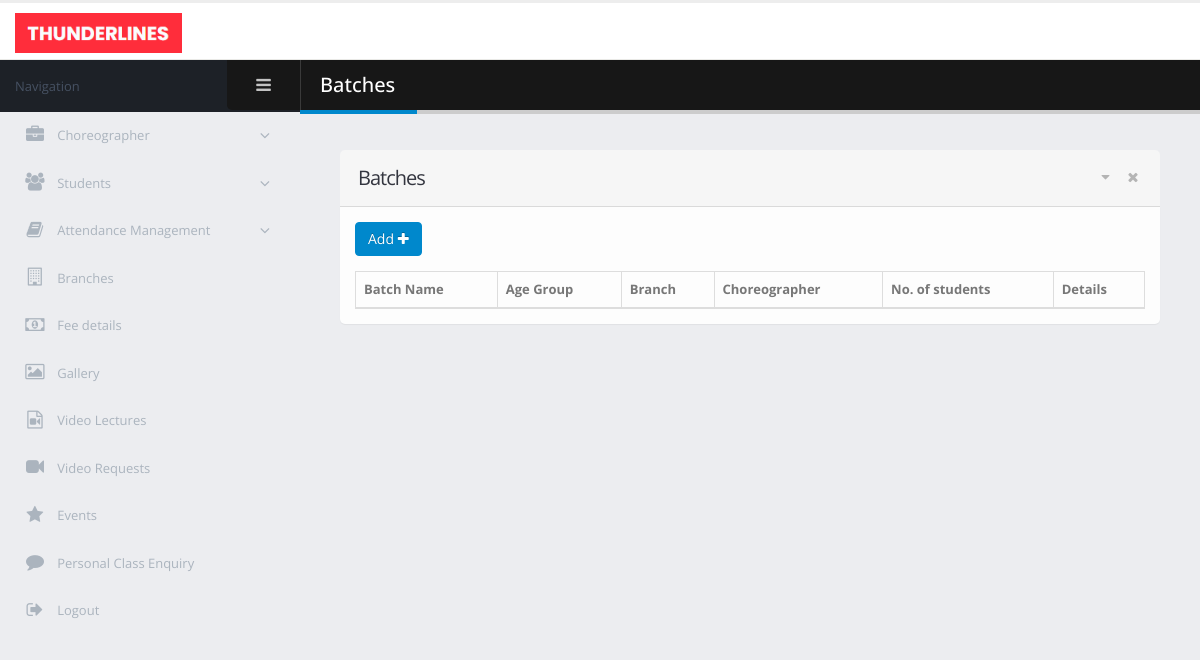
Before: /admin/batches.php with the older database file.
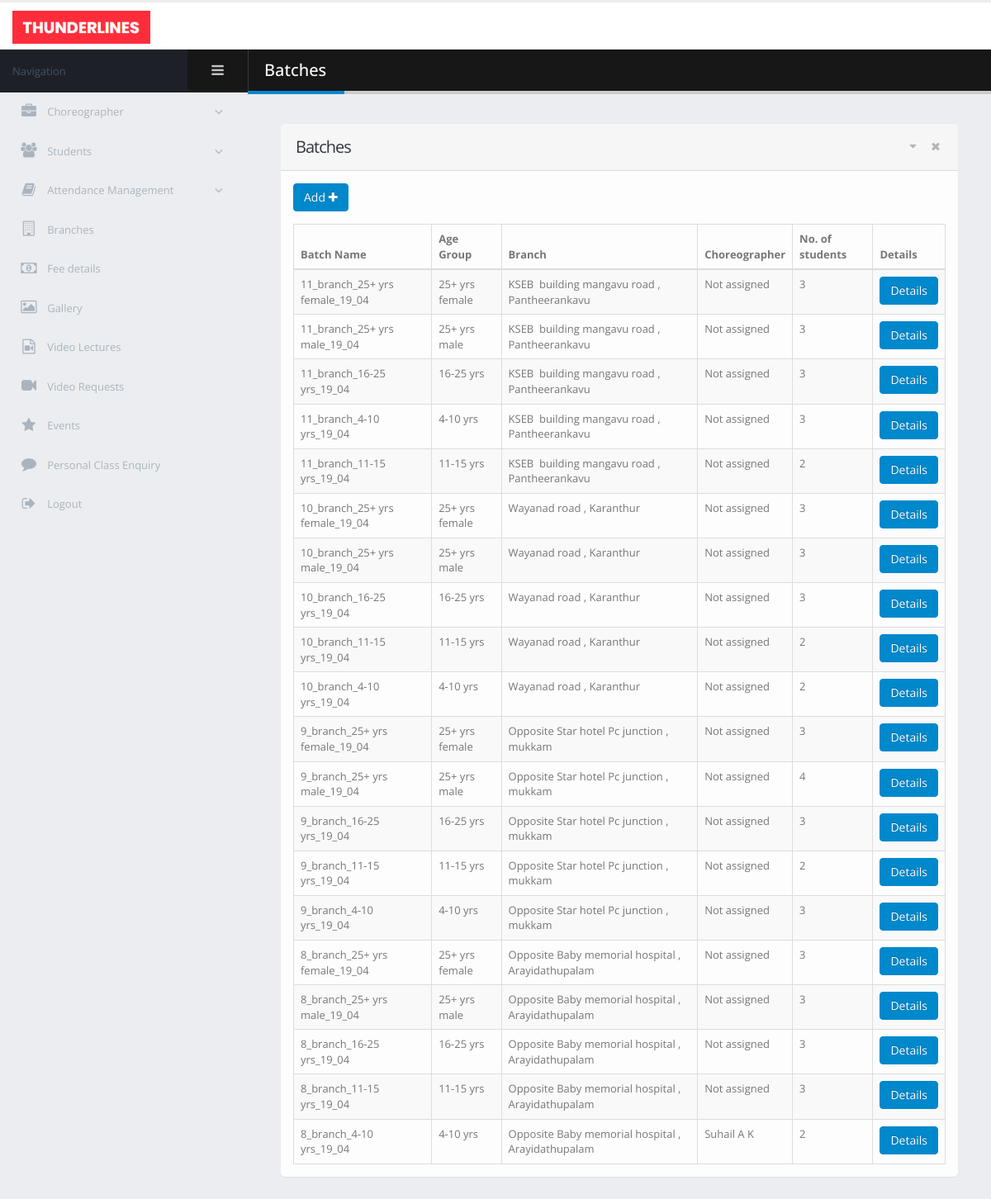
After: the same page with the newer database file.
### tables this page shows
CREATE TABLE `batch` (
  `batch_id` int(11) NOT NULL,
  `batch_name` varchar(40) NOT NULL,
  `batch_age_grp` varchar(35) NOT NULL,
  `branch_id` int(11) NOT NULL,
  `choreographer_id` int(11) DEFAULT 0
);

CREATE TABLE `branch` (
  `branch_id` int(11) NOT NULL,
  `branch_landmark` varchar(40) NOT NULL,
  `branch_pincode` int(11) NOT NULL,
  `branch_place` varchar(30) NOT NULL,
  `branch_dst` varchar(50) NOT NULL
);

CREATE TABLE `choreographer` (
  `choreographer_id` int(11) NOT NULL,
  `choreographer_name` varchar(50) NOT NULL,
  `choreographer_dob` date NOT NULL,
  `address` varchar(40) NOT NULL,
  `place` varchar(30) NOT NULL,
  `pincode` int(11) NOT NULL,
  `district` varchar(25) NOT NULL,
  `mobile` bigint(12) NOT NULL,
  `email` varchar(25) NOT NULL,
  `sallary` int(11) NOT NULL,
  `qualification` varchar(20) NOT NULL
);

### admin/batches.php (the view, shortened to what the changed rows need)
<!doctype html>
<html class="fixed">
	<head>
		<link rel="stylesheet" href="assets/vendor/bootstrap/css/bootstrap.css" />
		<link rel="stylesheet" href="assets/vendor/font-awesome/css/font-awesome.css" />
		<link rel="stylesheet" href="assets/vendor/magnific-popup/magnific-popup.css" />
		<link rel="stylesheet" href="assets/vendor/bootstrap-datepicker/css/bootstrap-datepicker3.css" />
		<link rel="stylesheet" href="assets/vendor/jquery-ui/jquery-ui.css" />
		<link rel="stylesheet" href="assets/vendor/jquery-ui/jquery-ui.theme.css" />
		<link rel="stylesheet" href="assets/vendor/bootstrap-multiselect/bootstrap-multiselect.css" />
		<link rel="stylesheet" href="assets/vendor/morris.js/morris.css" />
		<link rel="stylesheet" href="assets/stylesheets/theme.css" />
		<link rel="stylesheet" href="assets/stylesheets/skins/default.css" />
		<link rel="stylesheet" href="assets/stylesheets/theme-custom.css">
	</head>
	<body>
		<section class="body">
			<div class="inner-wrapper">
                <section role="main" class="content-body">
                    <header class="page-header">
                        <h2>Batches</h2>
                    </header>
                    <section class="panel">
                        <header class="panel-heading">
                            <h2 class="panel-title">Batches</h2>
                        </header>
                        <div class="panel-body">
                            <table class="table table-bordered table-striped mb-none" id="tester_table">
                                <thead>
                                <tr>
                                    <th>Batch Name</th>
                                    <th>Age Group</th>
                                    <th>Branch</th>
				                    <th>Choreographer</th>
				                    <th>No. of students</th>
				                    <th>Details</th>
                                </tr>
                                </thead>
                                <tbody>
                                <?php
                                $server_name = "localhost";
                                $user_name = "root";
                                $password = "";
                                $database = "dance-academy";
                                $conn = new mysqli($server_name, $user_name, $password, $database);
                                $batch_sel = "select batch_id, batch_name, batch_age_grp, branch_id, choreographer_id from batch order by batch_id desc";
                                $res = $conn->query($batch_sel);
                                while ($row = $res->fetch_array())
                                {
                                    echo "<tr>";
                                    echo "<td>$row[1]</td>";
                                    echo "<td>$row[2]</td>";
                                    $branch_sel = "select branch_landmark, branch_place from branch where branch_id='$row[3]'";
                                    $branch_res = mysqli_query($conn, $branch_sel);
                                    while ($row_branch = $branch_res->fetch_array())
                                    {
                                        echo "<td>$row_branch[0] , $row_branch[1]</td>";
                                    }
                                    if ($row[4]==0)
                                    {
                                        echo "<td>Not assigned</td>";
                                    }
                                    else
                                    {
                                        $choreo_sel = "select choreographer_name from choreographer where choreographer_id = '$row[4]'";
                                        $chore_res = $conn->query($choreo_sel);
                                        while ($choreo_row = $chore_res->fetch_array())
                                        {
                                            echo "<td>$choreo_row[0]</td>";
                                        }
                                    }
                                    $nostud = "select count(*) from student where student_status='1' and batch_id='$row[0]'";
                                    $res_nostud = $conn->query($nostud);
                                    while ($row_nostud = $res_nostud->fetch_array())
                                    {
                                        echo "<td>$row_nostud[0]</td>";
                                    }
                                    echo "<td><a href='batch_details.php?bid=$row[0]'><button class='btn btn-primary'>Details</button></a></td>";
                                }
                                ?>
                                </tbody>
                            </table>
                        </div>
                    </section>
                </section>
			</div>
		</section>
	</body>
</html>

Changed rows visible on the page:
added batch: batch_name "11_branch_25+ yrs female_19_04", batch_age_grp "25+ yrs female", shows "Not assigned", row_nostud "3"
added branch: branch_landmark "KSEB building mangavu road", branch_place "Pantheerankavu"
added batch: batch_name "11_branch_25+ yrs male_19_04", batch_age_grp "25+ yrs male", shows "Not assigned", row_nostud "3"
added batch: batch_name "11_branch_16-25 yrs_19_04", batch_age_grp "16-25 yrs", shows "Not assigned", row_nostud "3"
added batch: batch_name "11_branch_4-10 yrs_19_04", batch_age_grp "4-10 yrs", shows "Not assigned", row_nostud "3"
added batch: batch_name "11_branch_11-15 yrs_19_04", batch_age_grp "11-15 yrs", shows "Not assigned", row_nostud "2"
added batch: batch_name "10_branch_25+ yrs female_19_04", batch_age_grp "25+ yrs female", shows "Not assigned", row_nostud "3"
added branch: branch_landmark "Wayanad road", branch_place "Karanthur"
added batch: batch_name "10_branch_25+ yrs male_19_04", batch_age_grp "25+ yrs male", shows "Not assigned", row_nostud "3"
added batch: batch_name "10_branch_16-25 yrs_19_04", batch_age_grp "16-25 yrs", shows "Not assigned", row_nostud "3"
added batch: batch_name "10_branch_11-15 yrs_19_04", batch_age_grp "11-15 yrs", shows "Not assigned", row_nostud "2"
added batch: batch_name "10_branch_4-10 yrs_19_04", batch_age_grp "4-10 yrs", shows "Not assigned", row_nostud "2"
added batch: batch_name "9_branch_25+ yrs female_19_04", batch_age_grp "25+ yrs female", shows "Not assigned", row_nostud "3"
added branch: branch_landmark "Opposite Star hotel Pc junction", branch_place "mukkam"
added batch: batch_name "9_branch_25+ yrs male_19_04", batch_age_grp "25+ yrs male", shows "Not assigned", row_nostud "4"
added batch: batch_name "9_branch_16-25 yrs_19_04", batch_age_grp "16-25 yrs", shows "Not assigned", row_nostud "3"
added batch: batch_name "9_branch_11-15 yrs_19_04", batch_age_grp "11-15 yrs", shows "Not assigned", row_nostud "2"
added batch: batch_name "9_branch_4-10 yrs_19_04", batch_age_grp "4-10 yrs", shows "Not assigned", row_nostud "3"
added batch: batch_name "8_branch_25+ yrs female_19_04", batch_age_grp "25+ yrs female", shows "Not assigned", row_nostud "3"
added branch: branch_landmark "Opposite Baby memorial hospital", branch_place "Arayidathupalam"
added batch: batch_name "8_branch_25+ yrs male_19_04", batch_age_grp "25+ yrs male", shows "Not assigned", row_nostud "3"
added batch: batch_name "8_branch_16-25 yrs_19_04", batch_age_grp "16-25 yrs", shows "Not assigned", row_nostud "3"
added batch: batch_name "8_branch_11-15 yrs_19_04", batch_age_grp "11-15 yrs", shows "Not assigned", row_nostud "3"
added batch: batch_name "8_branch_4-10 yrs_19_04", batch_age_grp "4-10 yrs", row_nostud "2"
added choreographer: choreographer_name "Suhail A K"
